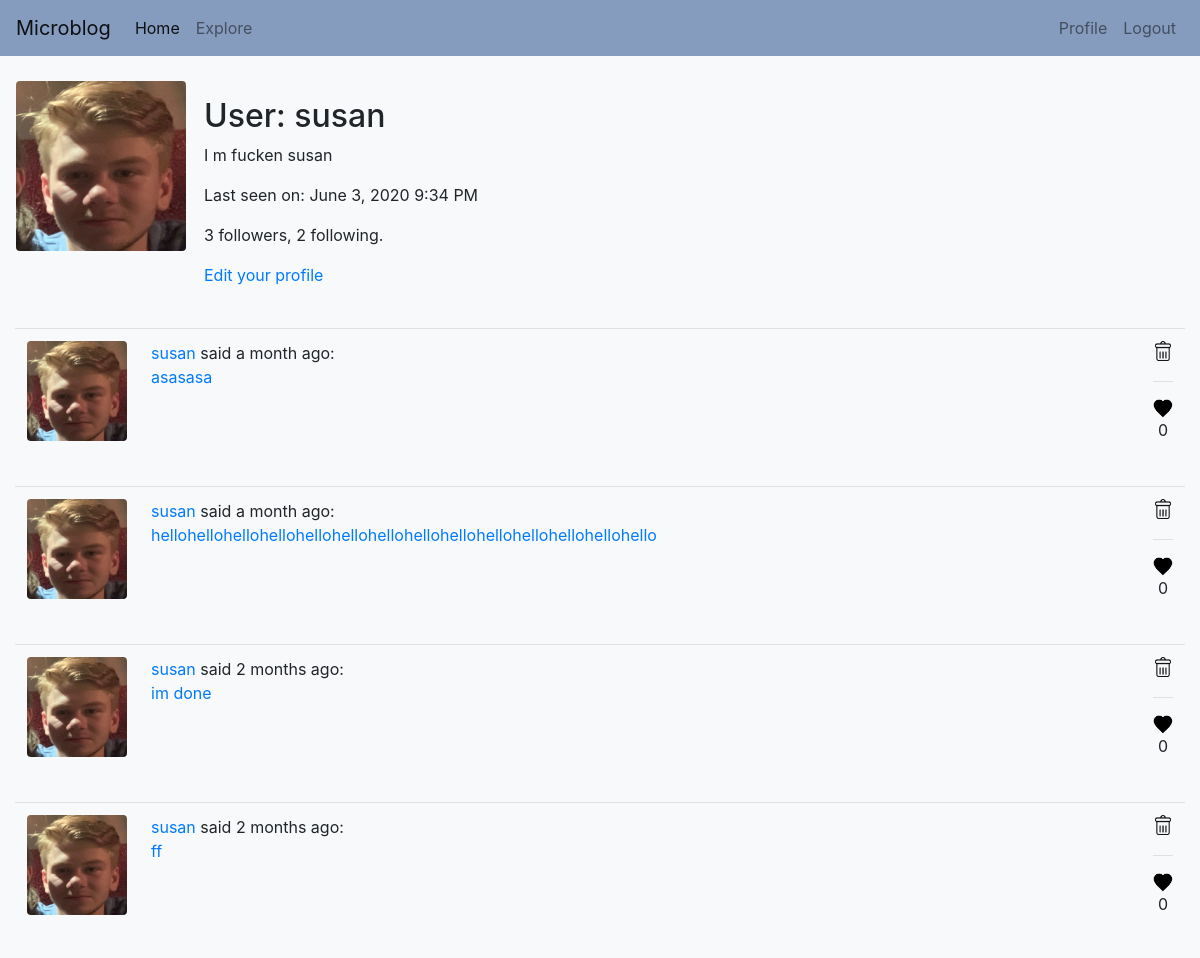
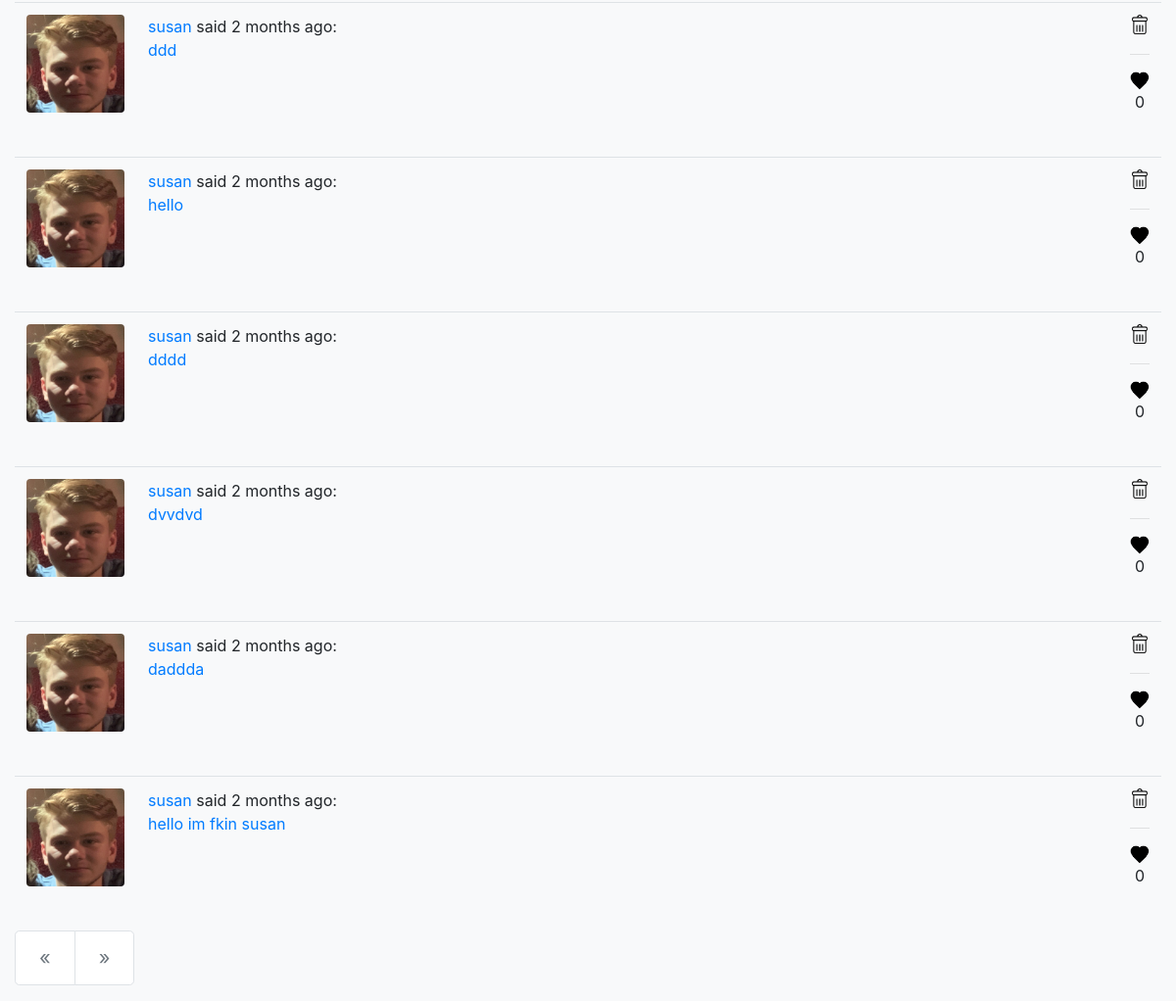
Page /user/susan (signed in) on the committed database (2 pictures, top to bottom).
### app/models.py (models this page shows, shortened)
class User(UserMixin, db.Model):
    __table_args__ = {'extend_existing': True}
    id = db.Column(db.Integer, primary_key=True)
    username = db.Column(db.String(64), index=True, unique=True)
    email = db.Column(db.String(120), index=True, unique=True)
    password_hash = db.Column(db.String(128))
    posts = db.relationship('Post', backref='author', lazy='dynamic')
    about_me = db.Column(db.String(140))
    last_seen = db.Column(db.DateTime, default=datetime.utcnow)
    ava = db.Column(db.String(20), index=True, default='default.jpg')
    followed = db.relationship(
        'User', secondary=followers,
        primaryjoin=(followers.c.follower_id == id),
        secondaryjoin=(followers.c.followed_id == id),
        backref=db.backref('followers', lazy='dynamic'), lazy='dynamic')

class Post(db.Model):
    __table_args__ = {'extend_existing': True}
    id = db.Column(db.Integer, primary_key=True)
    body = db.Column(db.String(140))
    timestamp = db.Column(db.DateTime, index=True, default=datetime.utcnow)
    user_id = db.Column(db.Integer, db.ForeignKey('user.id'))
    comments = db.relationship('Comment', backref='comment', lazy='dynamic')

### app/routes.py (the view)
@app.route('/user/<username>')
@login_required
def user(username):
    user = User.query.filter_by(username=username).first_or_404()
    user_id = user.id
    image_file = url_for('static', filename='pics/' + user.ava)
    page = request.args.get('page', 1, type=int)
    posts = Post.query.filter_by(user_id=user_id).order_by(Post.timestamp.desc()).paginate(
        page, app.config['POSTS_PER_PAGE'], False)
    next_url = url_for('user', username=username, page=posts.next_num) \
        if posts.has_next else None
    prev_url = url_for('user', username=username, page=posts.prev_num) \
        if posts.has_prev else None
    return render_template('user.html', title='Profile', user=user, posts=posts.items,
                           next_url=next_url, prev_url=prev_url, image_file=image_file, Like=Like, user_url=True)

### app/models.py (called while the page is built)
@login.user_loader
def load_user(id):
    return User.query.get(int(id))

### app/routes.py (called while the page is built)
@app.before_request
def before_request():
    if current_user.is_authenticated:
        current_user.last_seen = datetime.utcnow()
        db.session.commit()
    g.locale = str(get_locale())

### app/templates/user.html
{% extends "base.html" %}
{% block content %}
    <table>
        <tr valign="top">
            <td>
                <img class='rounded' src="{{ image_file }}" height=170px" width="170px">
            </td>
            <td>
                <div class="ml-3 pt-3">
                    <h2>{{ _('User: %(username)s', username=user.username) }}</h2>
                    {% if user.about_me %}
                        <p>{{ user.about_me }}</p>
                    {% endif %}
                    {% if user.last_seen %}
                        <p>{{ _('Last seen on: %(when)s', when=moment(user.last_seen).format('LLL')) }}</p>
                    {% endif %}
                    <p>{{ _('%(followers)s followers, %(following)s following.',
                        followers=user.followers.count(), following=user.followed.count()) }}</p>
                    {% if user == current_user %}
                        <p><a href="{{ url_for('edit_profile') }}">{{ _('Edit your profile') }}</a></p>
                    {% elif not current_user.is_following(user) %}
                        <p><a href="{{ url_for('follow', username=user.username) }}">{{ _('Follow') }}</a></p>
                    {% else %}
                        <p><a href="{{ url_for('unfollow', username=user.username) }}">{{ _('Unfollow') }}</a></p>
                    {% endif %}
                </div>
            </td>
        </tr>
    </table>
    <br>
    {% for post in posts %}
        {% include '_post.html' %}
    {% endfor %}
    <nav aria-label="Page navigation example">
      <ul class="pagination pagination-lg">
        {% if prev_url %}
            <li class="page-item">
              <a class="page-link" href="{{ prev_url }}" aria-label="Previous">
                <span aria-hidden="true">&laquo;</span>
              </a>
            </li>
        {% else %}
            <li class="page-item disabled">
              <a class="page-link" href="#" tabindex="-1" aria-label="Previous" aria-disabled="true">
                  <span aria-hidden="true">&laquo;</span>
              </a>
            </li>
        {% endif %}
        {% if next_url %}
            <li class="page-item">
              <a class="page-link" href="{{ next_url }}" aria-label="Next">
                <span aria-hidden="true">&raquo;</span>
              </a>
            </li>
        {% else %}
            <li class="page-item disabled">
              <a class="page-link" href="#" tabindex="-1" aria-label="Next" aria-disabled="true">
                  <span aria-hidden="true">&raquo;</span>
              </a>
            </li>
        {% endif %}
      </ul>
    </nav>
{% endblock %}

### app/templates/_post.html (shortened to what this page needs)
<table class="table table-hover">
    <tr valign="top">
        <div class="col-1">
            <td width="70px">
                <a href="{{ url_for('user', username=post.author.username) }}">
                    <img class="rounded" src="{{ url_for('static', filename='pics/' + post.author.ava) }}" height="100px" width="100px">
                </a>
            </td>
        </div>
        <div class="col-2">
            <td>
                {{ _('%(username)s said %(when)s',
                username=user_link, when=moment(post.timestamp).fromNow()) }}:
                <br>
                <a href="{{ url_for('post', post_id=post.id) }}">
                    <div class="check">{{ post.body }}</div>
                </a>
            </td>
        </div>
        <div class="col-sm-3">
            <td width="40px">
                {% if post.author.username == current_user.username %}
                    <a href="{{ url_for('delete', username=post.author.username, post=post.id) }}">
                        <span>
                        <img alt="Delete post" align="right" src="{{ url_for('static', filename='delete.png') }}" height="20px" width="20px">
                        </span>
                    </a>
                {% endif %}
                <br>
                <hr>
                {% if user_url %}
                    {% if Like.query.filter_by(post_id=post.id, liked_id=current_user.id).first() == None %}
                     <a href="{{ url_for('like_user', username=post.author.username, post=post.id) }}">
                            <span>
                            <img alt="Like post"
                                 align="right" src="{{ url_for('static', filename='like.png') }}"
                                 height="20px" width="20px">
                            </span>
                     </a>
                    <p align="center">{{ Like.query.filter_by(post_id=post.id).all()|length }}</p>
                    {% endif %}
                {% endif %}
            </td>
        </div>
</table>

### rows in the picture
User: about_me "I m fucken susan"
Post: ava (picture), body "asasasa", query.filter_by|length "0"
Post: ava (picture), body "hellohellohellohellohellohellohellohellohellohellohellohellohellohello", query.filter_by|length "0"
Post: ava (picture), body "im done", query.filter_by|length "0"
Post: ava (picture), body "ff", query.filter_by|length "0"
Post: ava (picture), body "ddd", query.filter_by|length "0"
Post: ava (picture), body "hello", query.filter_by|length "0"
Post: ava (picture), body "dddd", query.filter_by|length "0"
Post: ava (picture), body "dvvdvd", query.filter_by|length "0"
Post: ava (picture), body "daddda", query.filter_by|length "0"
Post: ava (picture), body "hello im fkin susan", query.filter_by|length "0"
